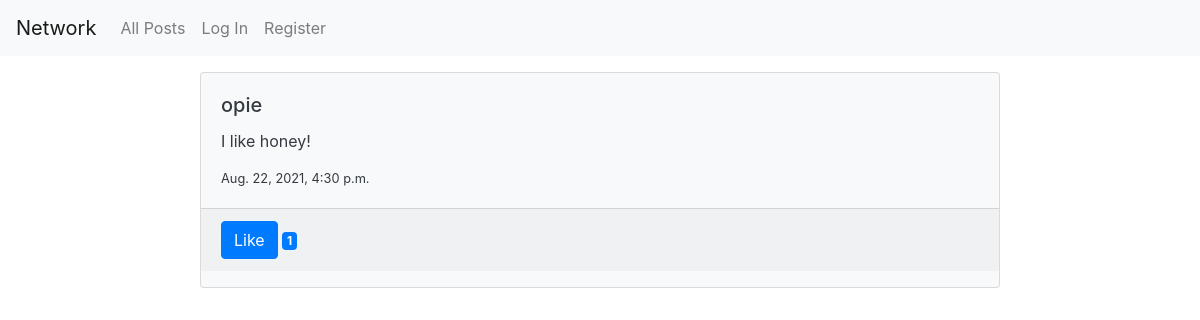
The app's page /, older data.
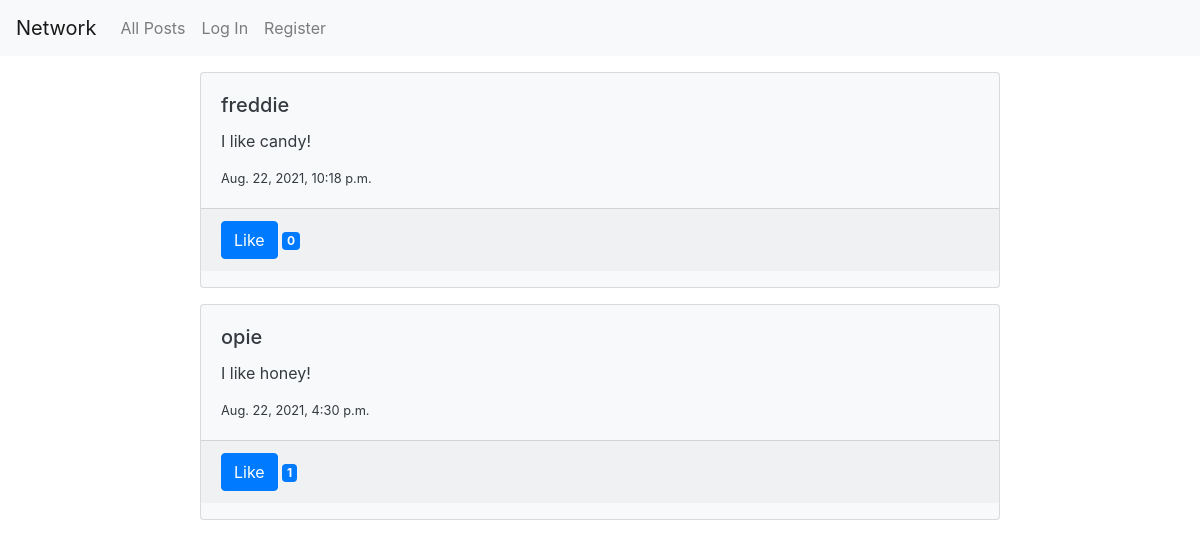
The same page, newer data.
### network/models.py (models this page shows, shortened)
class Post(models.Model):
    poster = models.ForeignKey(User, on_delete=models.CASCADE, related_name="posts")
    content = models.CharField(max_length=280)
    created = models.DateTimeField(auto_now_add=True)
    updated = models.DateTimeField(auto_now=True)

class User(AbstractUser):
    def __str__(self):
        return f"{self.username}"

### network/views.py (the view)
# urls.py: path("", views.index, name="index"),
def index(request):
    user_id = request.user.id
    all_posts = Post.objects.all().values()
    all_posts = get_post_data(all_posts, user_id)
    context = {
        "all_posts": all_posts,
    }
    return render(request, "network/index.html", context)

### network/views.py (called while the page is built)
def get_post_data(posts, user_id):
    posts = list(posts)
    posts.sort(key=lambda post:post['created'], reverse=True)
    for post in posts:
        poster_id = post['poster_id']
        poster = User.objects.get(pk=poster_id).username
        post['poster'] = poster
        post_id = post['id']
        likes = Like.objects.filter(liked_post=post_id)
        likes_count = likes.count() #### no need convert to list to get count?
        post['likes_count'] = likes_count
        likes_by_user = list(likes.filter(liker=user_id, like_status=True))
        if likes_by_user == []:
            like_button = "Like"
        else:
            like_button = "Unlike"
        post['like_button'] = like_button
    return posts

### network/templates/network/index.html (shortened to what this page needs)
{% extends "network/layout.html" %}
{% load static %}
{% block body %}
    <div id="all-posts">
        {% for post in all_posts %}
            <div class="card text-dark bg-light m-3 mx-auto" style="width: 50rem;">
                <div class="card-body">
                    <h5 class="card-title">{{post.poster}}</h5>
                    <p class="card-text">{{post.content}}</p>
                    <p class="card-text small">{{post.created}}</p>
                </div>
                <p class="card-footer">
                    <button type="submit" class="btn btn-primary like-button" id="like-button-{{post.id}}">{{post.like_button}}</button>
                    <span class="badge badge-primary like-badge" id="like-badge-{{post.id}}">{{post.likes_count}}</span>
                </p>
            </div>
        {% endfor %}
    </div>
{% endblock %}

### network/templates/network/layout.html (shortened to what this page needs)
{% load static %}
<!DOCTYPE html>
<html lang="en">
    <head>
        <link rel="stylesheet" href="https://stackpath.bootstrapcdn.com/bootstrap/4.4.1/css/bootstrap.min.css">
        <link href="{% static 'network/styles.css' %}" rel="stylesheet">
    </head>
    <body>
        <nav class="navbar navbar-expand-lg navbar-light bg-light">
            <a class="navbar-brand" href="{% url 'index' %}">Network</a>
            <div>
              <ul class="navbar-nav mr-auto">
                <li class="nav-item">
                  <a class="nav-link" href="{% url 'index' %}">All Posts</a>
                </li>
                {% if user.is_authenticated %}
                    <li class="nav-item">
                        <a class="nav-link" href="#">Following</a>
                    </li>
                    <li class="nav-item">
                        <a class="nav-link" href="{% url 'logout' %}">Log Out</a>
                    </li>
                {% else %}
                    <li class="nav-item">
                        <a class="nav-link" href="{% url 'login' %}">Log In</a>
                    </li>
                    <li class="nav-item">
                        <a class="nav-link" href="{% url 'register' %}">Register</a>
                    </li>
                {% endif %}
              </ul>
            </div>
          </nav>
        <div class="body">
            {% block body %}
            {% endblock %}
        </div>
    </body>
</html>

Row changes from the older to the newer data that the page shows:
added Post: poster "freddie", content "I like candy!", created "Aug. 22, 2021, 10:18 p.m.", like_button "Like", likes_count "0"
